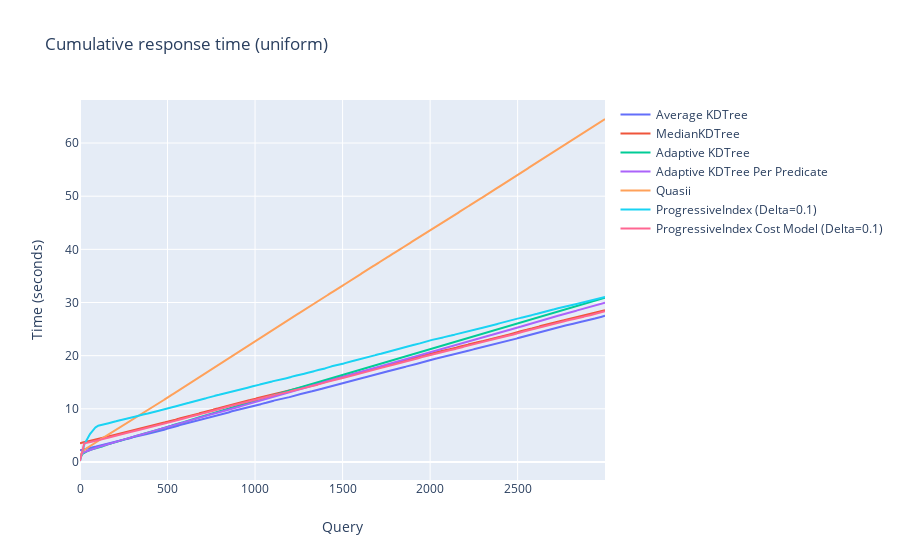

Notebook code for this chart:
### Markdown cell above
# Cumulative Response Time
Cumulative response time using 2 attributes, 10M rows, and 0.1 selectivity

### Code cell
experiment = 'uniform'
n_rows = '10000000'
n_queries = '3000'
n_cols = '8'
sel='0.001'
fig = go.Figure()

def plot_time(fig, df, name):
    fig.add_trace(go.Scatter(y=df['query_time_cumsum'], mode='lines',name=name))

plot_time(fig, read_df(files['AverageKDTree'], '0.0', '1024', experiment, n_rows, n_queries, n_cols, sel), 'Average KDTree')

plot_time(fig, read_df(files['MedianKDTree'], '0.0', '1024', experiment, n_rows, n_queries, n_cols,sel), 'MedianKDTree')

plot_time(fig, read_df(files['CrackingKDTree'], '0.0', '1024', experiment, n_rows, n_queries, n_cols,sel), 'Adaptive KDTree')

plot_time(fig, read_df(files['CrackingKDTreePerDimension'], '0.0', '1024', experiment, n_rows, n_queries, n_cols,sel), 'Adaptive KDTree Per Predicate')

plot_time(fig, read_df(files['Quasii'], '0.0', '1024', experiment, n_rows, n_queries, n_cols,sel), 'Quasii')

plot_time(fig, read_df(files['ProgressiveIndex'], '0.1', '1024', experiment, n_rows, n_queries, n_cols,sel), 'ProgressiveIndex (Delta=0.1)')
# plot_time(fig, read_df(files['ProgressiveIndex'], '0.2', '1024', experiment, n_rows, n_queries, n_cols,sel), 'ProgressiveIndex (Delta=0.2)')
# plot_time(fig, read_df(files['ProgressiveIndex'], '0.5', '1024', experiment, n_rows, n_queries, n_cols,sel), 'ProgressiveIndex (Delta=0.5)')

plot_time(fig, read_df(files['ProgressiveIndexCostModel'], '0.1', '1024', experiment, n_rows, n_queries, n_cols,sel), 'ProgressiveIndex Cost Model (Delta=0.1)')
# plot_time(fig, read_df(files['ProgressiveIndexAdaptive'], '0.2', '1024', experiment, n_rows, n_queries, n_cols,sel), 'ProgressiveIndexAdaptive (Delta=0.2)')
# plot_time(fig, read_df(files['ProgressiveIndexAdaptive'], '0.5', '1024', experiment, n_rows, n_queries, n_cols,sel), 'ProgressiveIndexAdaptive (Delta=0.5)')


# plot_time(fig, read_df(files['FullScanCandidateList'], '0.0', '0', experiment, n_rows, n_queries, n_cols,sel), 'Full Scan Candidate List')
# plot_time(fig, read_df(files['FullScanBitVector'], '0.0', '0', experiment, n_rows, n_queries, n_cols,sel), 'Full Scan Bitvector')

# plot_time(fig, read_df(experiment, files['FullScan']), 'Full Scan')
# plot_time(fig, read_df(experiment, files['FullScanCandidate']), 'Full Scan Candidate List')
fig.update_layout(title=f'Cumulative response time ({experiment})',
                   xaxis_title='Query',
                   yaxis_title='Time (seconds)')
fig.show()

### Figure 1 — Plotly figure (JSON) as saved in the notebook; plotly's stock layout.template omitted (floating-point values rounded to 4 significant figures; data arrays with more than 128 entries replaced by an {"elided": "..."} marker saying what was removed)
{"data": [{"mode": "lines", "name": "Average KDTree", "type": "scatter", "y": {"elided": "3000 float values"}}, {"mode": "lines", "name": "MedianKDTree", "type": "scatter", "y": {"elided": "3000 float values"}}, {"mode": "lines", "name": "Adaptive KDTree", "type": "scatter", "y": {"elided": "3000 float values"}}, {"mode": "lines", "name": "Adaptive KDTree Per Predicate", "type": "scatter", "y": {"elided": "3000 float values"}}, {"mode": "lines", "name": "Quasii", "type": "scatter", "y": {"elided": "3000 float values"}}, {"mode": "lines", "name": "ProgressiveIndex (Delta=0.1)", "type": "scatter", "y": {"elided": "3000 float values"}}, {"mode": "lines", "name": "ProgressiveIndex Cost Model (Delta=0.1)", "type": "scatter", "y": {"elided": "3000 float values"}}], "layout": {"title": {"text": "Cumulative response time (uniform)"}, "xaxis": {"title": {"text": "Query"}}, "yaxis": {"title": {"text": "Time (seconds)"}}}}
